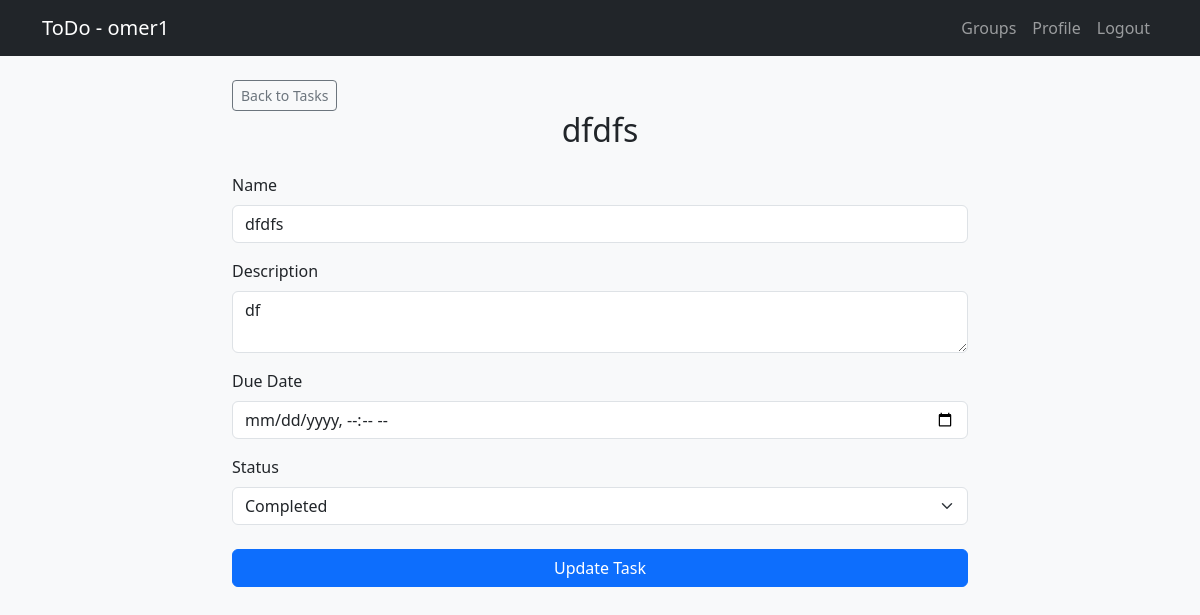
Page /task/1/manage (signed in) on the committed database.
### app/models/user.py (models this page shows, shortened)
class User(UserMixin, db.Model):
    __tablename__ = "users"
    id = db.Column(db.Integer, primary_key=True)
    username = db.Column(db.String(12), unique=True, nullable=False)
    password_hash = db.Column(db.String(128), nullable=False)
    user_groups = db.relationship('UserGroup', back_populates='user', cascade='all, delete-orphan')

### app/models/task.py (models this page shows, shortened)
class Task(db.Model):
    __tablename__ = "tasks"
    id = db.Column(db.Integer, primary_key=True)
    name = db.Column(db.String(50), nullable=False)
    description = db.Column(db.Text)
    status = db.Column(db.String(20), default="Pending", nullable=False)
    due_date = db.Column(db.DateTime)
    author_id = db.Column(db.Integer, db.ForeignKey("users.id"), nullable=False)
    group_id = db.Column(db.Integer, db.ForeignKey("groups.id"), nullable=False)

### app/routes/tasks.py (the view, shortened to what this page needs)
@tasks_bp.route('/task/<int:task_id>/manage', methods=['GET', 'POST'])
@login_required
def manage_single_task(task_id):
    task = Task.query.get(task_id)
    if not task:
        flash("Task not found", "danger")
        return redirect(url_for("groups.manage_groups"))
    group = Group.query.get(task.group_id)
    if not group:
        flash("Group not found", "danger")
        return redirect(url_for("groups.manage_groups"))
    if current_user not in group.members:
        flash("Access denied", "danger")
        return redirect(url_for("groups.manage_groups"))
    form = TaskEditForm(obj=task)
    form.due_date.render_kw = {'min': datetime.now().strftime('%Y-%m-%dT%H:%M')}
    return render_template('tasks/manage.html',
                           form=form,
                           task=task,
                           group=group)

### app/forms/tasks.py
class TaskEditForm(TaskForm):
    status = SelectField('Status', choices=[
        ('Pending', 'Pending'),
        ('In Progress', 'In Progress'),
        ('Completed', 'Completed')
    ], validators=[DataRequired()])
    submit = SubmitField('Update Task')

### app/extensions.py (called while the page is built)
@login_manager.user_loader
def load_user(user_id):
    from app.models.user import User
    return User.query.get(user_id)

### app/models/group.py (called while the page is built)
    def get_user_role(self, user_id: int) -> int | None:
        membership = UserGroup.query.filter_by(group_id=self.id, user_id=user_id).first()
        return membership.role if membership else None

    def is_owner(self, user_id: int) -> bool:
        return self.get_user_role(user_id) == 2

    @property
    def members(self) -> list['User | None']:
        return [ug.user for ug in self.group_users]

### app/templates/tasks/manage.html (shortened to what this page needs)
{% extends "base.html" %}
{% block content %}
<div class="row">
    <div class="col-md-8 offset-md-2">
        <a href="{{ url_for('tasks.manage_tasks', group_id=group.id) }}"
           class="btn btn-outline-secondary btn-sm">Back to Tasks</a>
        <h2 class="text-center mb-4">{{ task.name }}</h2>
        <form method="POST" action="{{ url_for('tasks.manage_single_task', task_id=task.id) }}">
            <div class="mb-3">
                {{ form.name.label(class="form-label") }}
                {{ form.name(class="form-control", readonly=not (group.is_owner(current_user.id) or current_user in group.admins or current_user.id == task.author_id)) }}
            </div>
            <div class="mb-3">
                {{ form.description.label(class="form-label") }}
                {{ form.description(class="form-control", readonly=not (group.is_owner(current_user.id) or current_user in group.admins or current_user.id == task.author_id)) }}
            </div>
            <div class="mb-3">
                {{ form.due_date.label(class="form-label") }}
                {{ form.due_date(class="form-control", readonly=not (group.is_owner(current_user.id) or current_user in group.admins or current_user.id == task.author_id)) }}
            </div>
            <div class="mb-4">
                {{ form.status.label(class="form-label") }}
                {{ form.status(class="form-select") }}
            </div>
            <div class="d-grid">
                <button type="submit" class="btn btn-primary">Update Task</button>
            </div>
        </form>
    </div>
</div>
{% endblock %}

### app/templates/base.html (shortened to what this page needs)
<!DOCTYPE html>
<html lang="en">
<head>
    <link href="https://cdn.jsdelivr.net/npm/bootstrap@5.3.0/dist/css/bootstrap.min.css" rel="stylesheet">
</head>
<body class="bg-light">
    <nav class="navbar navbar-expand-lg navbar-dark bg-dark">
        <div class="container">
            <a class="navbar-brand" href="{{ url_for('index.home') }}">
                ToDo{% if current_user.is_authenticated %} - {{ current_user.username }}{% endif %}
            </a>
            <div class="collapse navbar-collapse" id="navbarNav">
                <ul class="navbar-nav ms-auto">
                    {% if current_user.is_authenticated %}
                        <li class="nav-item"><a class="nav-link" href="{{ url_for('groups.manage_groups') }}">Groups</a></li>
                        <li class="nav-item"><a class="nav-link" href="{{ url_for('profile.manage_profile') }}">Profile</a></li>
                        <li class="nav-item"><a class="nav-link" href="{{ url_for('auth.logout') }}">Logout</a></li>
                    {% else %}
                        <li class="nav-item"><a class="nav-link" href="{{ url_for('auth.login') }}">Login</a></li>
                        <li class="nav-item"><a class="nav-link" href="{{ url_for('auth.register') }}">Register</a></li>
                    {% endif %}
                </ul>
            </div>
        </div>
    </nav>
    <div class="container mt-4">
        {% block content %}{% endblock %}
    </div>
</body>
</html>

### rows in the picture
User: username "omer1"
Task: name "dfdfs", description "df", status "Completed"
